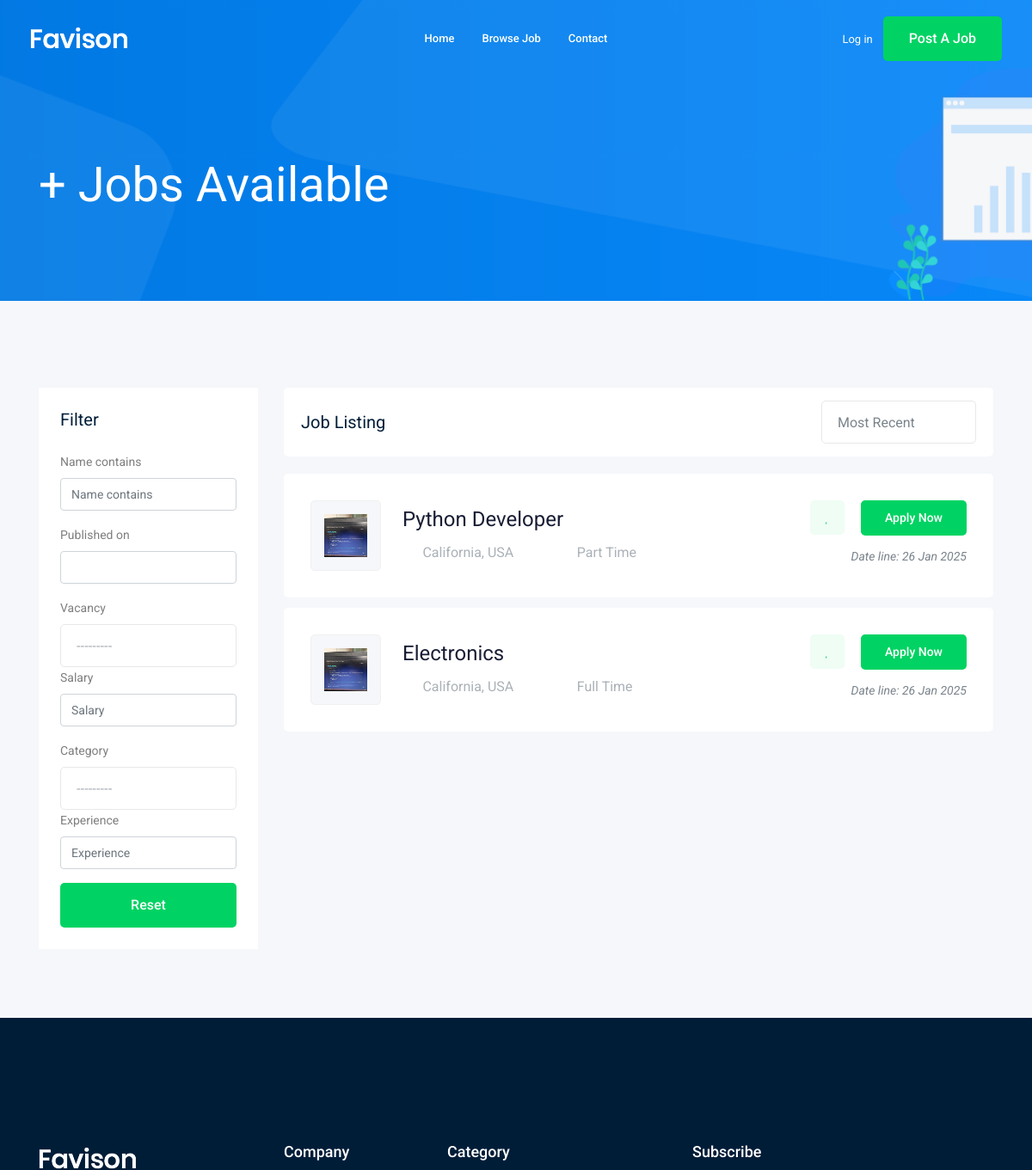
Before: /Job/ (upper part) with the older database file.
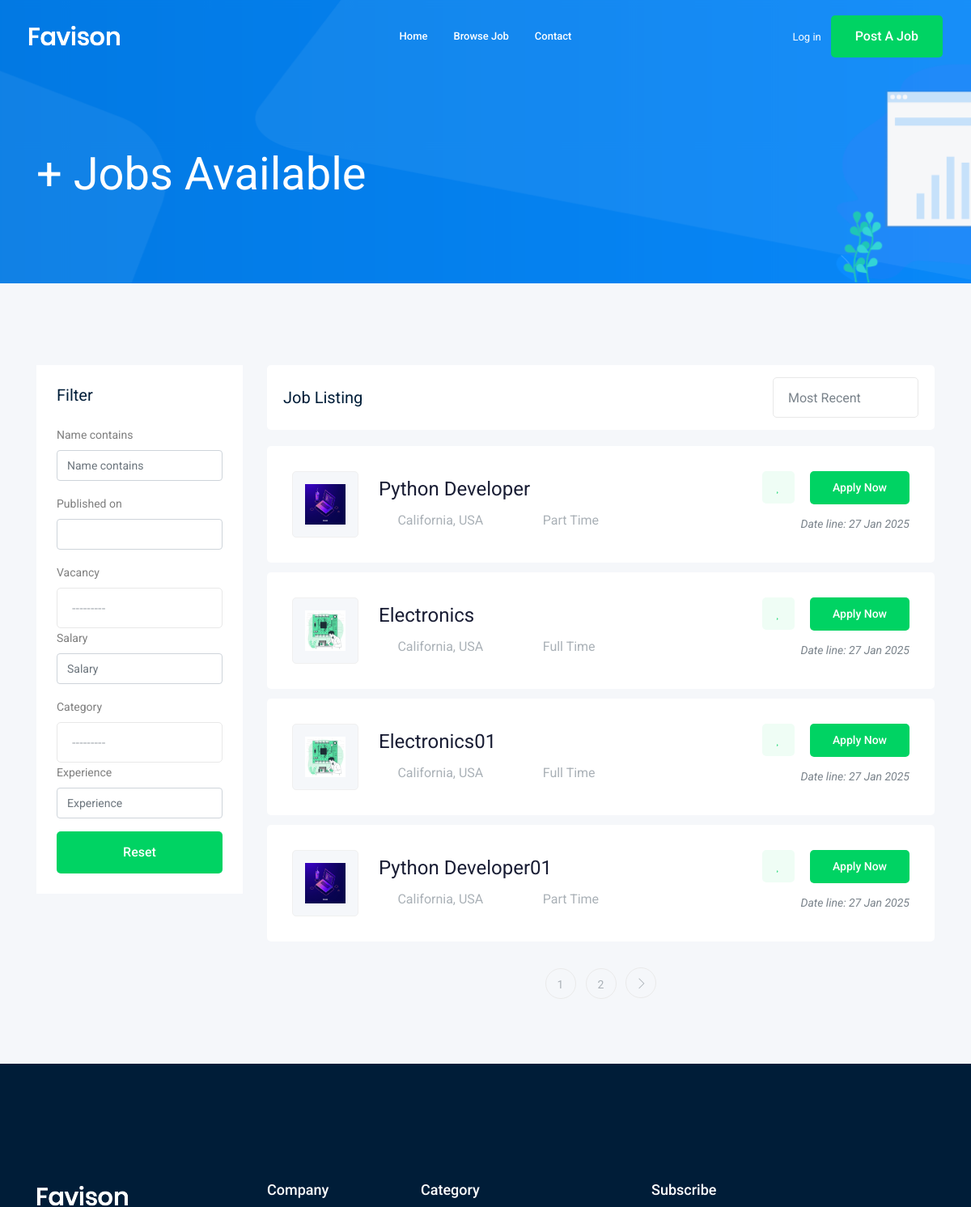
After: the same page with the newer database file.
### job/models.py (models this page shows, shortened)
class Category(models.Model):
    name = models.CharField(max_length= 25)
    def __str__(self):
        return self.name

class Job(models.Model):
    owner = models.ForeignKey(User , related_name='job_owner', on_delete=models.CASCADE) # type: ignore
    name = models.CharField(max_length= 100)
    job_description = models.TextField(max_length= 1000)
    published_on = models.DateTimeField(auto_now= True)
    vacancy = models.CharField(max_length= 15, choices= JOB_TYPE)
    salary = models.IntegerField(default= 0)
    category = models.ForeignKey('Category', on_delete= models.CASCADE)
    image = models.ImageField(upload_to= Image_Upload)
    experience = models.IntegerField(default= 1)
    slug= models.SlugField(blank=True, null=True)

### job/views.py (the view)
# urls.py: path('', views.Job_type, name='job_list'),
def Job_type(request):
    jobs = Job.objects.all()
    myfilter= JobFilter(request.GET,queryset=jobs)
    jobs= myfilter.qs
    paginator = Paginator(jobs, 4)
    page_number = request.GET.get("page")
    page_obj = paginator.get_page(page_number)
    context = {'jobs' : page_obj, 'myfilter': myfilter}
    return render(request, 'job/job_type.html' , context)

### job/templates/job/job_type.html (shortened to what this page needs)
{% extends 'base.html'%}
{% load bootstrap5 %}
{% block body %}
    <div class="bradcam_area bradcam_bg_1">
        <div class="container">
            <div class="row">
                <div class="col-xl-12">
                    <div class="bradcam_text">
                        <h3>{{jobs.count}}+ Jobs Available</h3>
                    </div>
                </div>
            </div>
        </div>
    </div>
    <div class="job_listing_area plus_padding">
        <div class="container">
            <div class="row">
                <div class="col-lg-3">
                    <div class="job_filter white-bg">
                        <div class="form_inner white-bg">
                            <h3>Filter</h3>
                            <form method="get">
                                {% bootstrap_form myfilter.form %}
                                <div class="reset_btn">
                                    <button  class="boxed-btn3 w-100" type="submit">Reset</button>
                                </div>
                            </form>
                        </div>
                    </div>
                </div>
                <div class="col-lg-9">
                    <div class="recent_joblist_wrap">
                        <div class="recent_joblist white-bg ">
                            <div class="row align-items-center">
                                <div class="col-md-6">
                                    <h4>Job Listing</h4>
                                </div>
                                <div class="col-md-6">
                                    <div class="serch_cat d-flex justify-content-end">
                                    </div>
                                </div>
                            </div>
                        </div>
                    </div>
                    <div class="job_lists m-0">
                        <div class="row">
                            {%for job in jobs%}
                            <div class="col-lg-12 col-md-12">
                                <div class="single_jobs white-bg d-flex justify-content-between">
                                    <div class="jobs_left d-flex align-items-center">
                                        <div class="thumb overflow-hidden position-relative d-flex justify-content-center align-items-center">
                                            <img src="{{job.image.url}}" class="h-100 w-100 object-fit-cover" />
                                        </div>
                                        <div class="jobs_conetent">
                                            <a href="{%url 'jobs:job' job.slug%}"><h4>{{job.name}}</h4></a>
                                            <div class="links_locat d-flex align-items-center">
                                                <div class="location">
                                                    <p> <i class="fa fa-map-marker"></i> California, USA</p>
                                                </div>
                                                <div class="location">
                                                    <p> <i class="fa fa-clock-o"></i> {{job.vacancy}}</p>
                                                </div>
                                            </div>
                                        </div>
                                    </div>
                                    <div class="jobs_right">
                                        <div class="apply_now">
                                            <a class="heart_mark" href="#"> <i class="fa fa-heart"></i> </a>
                                            <a href="{%url 'jobs:job' job.slug%}" class="boxed-btn3">Apply Now</a>
                                        </div>
                                        <div class="date">
                                            <p>Date line: {{job.published_on|date:'d M o'}}</p>
                                        </div>
                                    </div>
                                </div>
                            </div>
                            {% endfor %}
                        </div>
                        {% if jobs.has_other_pages %}
                        <div class="row">
                            <div class="col-lg-12">
                                <div class="pagination_wrap">
                                    <ul>
                                        {% for i in jobs.paginator.page_range %}
                                        <li><a href="?page={{i}}"><span>{{i}}</span></a></li>
                                        {% endfor %}
                                        {% if jobs.has_next %}
                                        <li><a href="?page={{jobs.next_page_number}}"> <i class="ti-angle-right"></i> </a></li>
                                        {% endif %}
                                    </ul>
                                </div>
                            </div>
                        </div>
                        {% endif %}
                    </div>
                </div>
            </div>
        </div>
    </div>
{% endblock body %}

### templates/base.html (shortened to what this page needs)
{% load static %}
<!doctype html>
<html class="no-js" lang="zxx">
<head>
    <link rel="stylesheet" href="{% static 'css/bootstrap.min.css'%}">
    <link rel="stylesheet" href="{% static 'css/owl.carousel.min.css'%}">
    <link rel="stylesheet" href="{% static 'css/magnific-popup.css'%}">
    <link rel="stylesheet" href="{% static 'css/font-awesome.min.css'%}">
    <link rel="stylesheet" href="{% static 'css/themify-icons.css'%}">
    <link rel="stylesheet" href="{% static 'css/nice-select.css'%}">
    <link rel="stylesheet" href="{% static 'css/flaticon.css'%}">
    <link rel="stylesheet" href="{% static 'css/jquery-ui.css'%}">
    <link rel="stylesheet" href="{% static 'css/gijgo.css'%}">
    <link rel="stylesheet" href="{% static 'css/animate.min.css'%}">
    <link rel="stylesheet" href="{% static 'css/slicknav.css'%}">
    <link rel="stylesheet" href="{% static 'css/style.css'%}">
</head>
<body>
    <header>
        <div class="header-area ">
            <div id="sticky-header" class="main-header-area">
                <div class="container-fluid ">
                    <div class="header_bottom_border">
                        <div class="row align-items-center">
                            <div class="col-xl-3 col-lg-2">
                                <div class="logo">
                                    <a href="index.html">
                                        <img src="img/logo.png" alt="">
                                    </a>
                                </div>
                            </div>
                            <div class="col-xl-6 col-lg-7">
                                <div class="main-menu  d-none d-lg-block">
                                    <nav>
                                        <ul id="navigation">
                                            <li><a href="/">home</a></li>
                                            <li><a href="{% url 'jobs:job_list'%}">Browse Job</a></li>
                                            <li><a href="{% url 'contact:contact' %}">Contact</a></li>
                                        </ul>
                                    </nav>
                                </div>
                            </div>
                            <div class="col-xl-3 col-lg-3 d-none d-lg-block">
                                <div class="Appointment">
                                    {% if request.user.is_authenticated %}
                                    <div class="phone_num d-none d-xl-block">
                                        <a href="{% url 'accounts:profile' %}">Profile</a>
                                    </div>
                                    {% else %}
                                    <div class="phone_num d-none d-xl-block">
                                        <a href="{% url 'login' %}">Log in</a>
                                    </div>
                                    {% endif %}
                                    <div class="d-none d-lg-block">
                                        <a class="boxed-btn3" href="{% url 'logout' %}">Post a Job</a>
                                    </div>
                                </div>
                            </div>
                            <div class="col-12">
                            </div>
                        </div>
                    </div>
                </div>
            </div>
        </div>
    </header>
    {% block body %}
    {% endblock body %}
    <footer class="footer">
        <div class="footer_top">
            <div class="container">
                <div class="row">
                    <div class="col-xl-3 col-md-6 col-lg-3">
                        <div class="footer_widget wow fadeInUp" data-wow-duration="1s" data-wow-delay=".3s">
                            <div class="footer_logo">
                                <a href="#">
                                    <img src="img/logo.png" alt="">
                                </a>
                            </div>
                        </div>
                    </div>
                    <div class="col-xl-2 col-md-6 col-lg-2">
                        <div class="footer_widget wow fadeInUp" data-wow-duration="1.1s" data-wow-delay=".4s">
                            <h3 class="footer_title">
                                Company
                            </h3>
                        </div>
                    </div>
                    <div class="col-xl-3 col-md-6 col-lg-3">
                        <div class="footer_widget wow fadeInUp" data-wow-duration="1.2s" data-wow-delay=".5s">
                            <h3 class="footer_title">
                                Category
                            </h3>
                        </div>
                    </div>
                    <div class="col-xl-4 col-md-6 col-lg-4">
                        <div class="footer_widget wow fadeInUp" data-wow-duration="1.3s" data-wow-delay=".6s">
                            <h3 class="footer_title">
                                Subscribe
                            </h3>
                        </div>
                    </div>
                </div>
            </div>
        </div>
    </footer>
</body>
</html>

Changed rows visible on the page:
changed Job "Python Developer": image: a different picture; published_on "26 Jan 2025" → "27 Jan 2025"
changed Job "Electronics": image: a different picture; published_on "26 Jan 2025" → "27 Jan 2025"
added Job: image (picture), name "Electronics01", vacancy "Full Time", published_on "27 Jan 2025"
added Job: image (picture), name "Python Developer01", vacancy "Part Time", published_on "27 Jan 2025"
Other visible differences:
new list line: "1"
new list line: "2"
